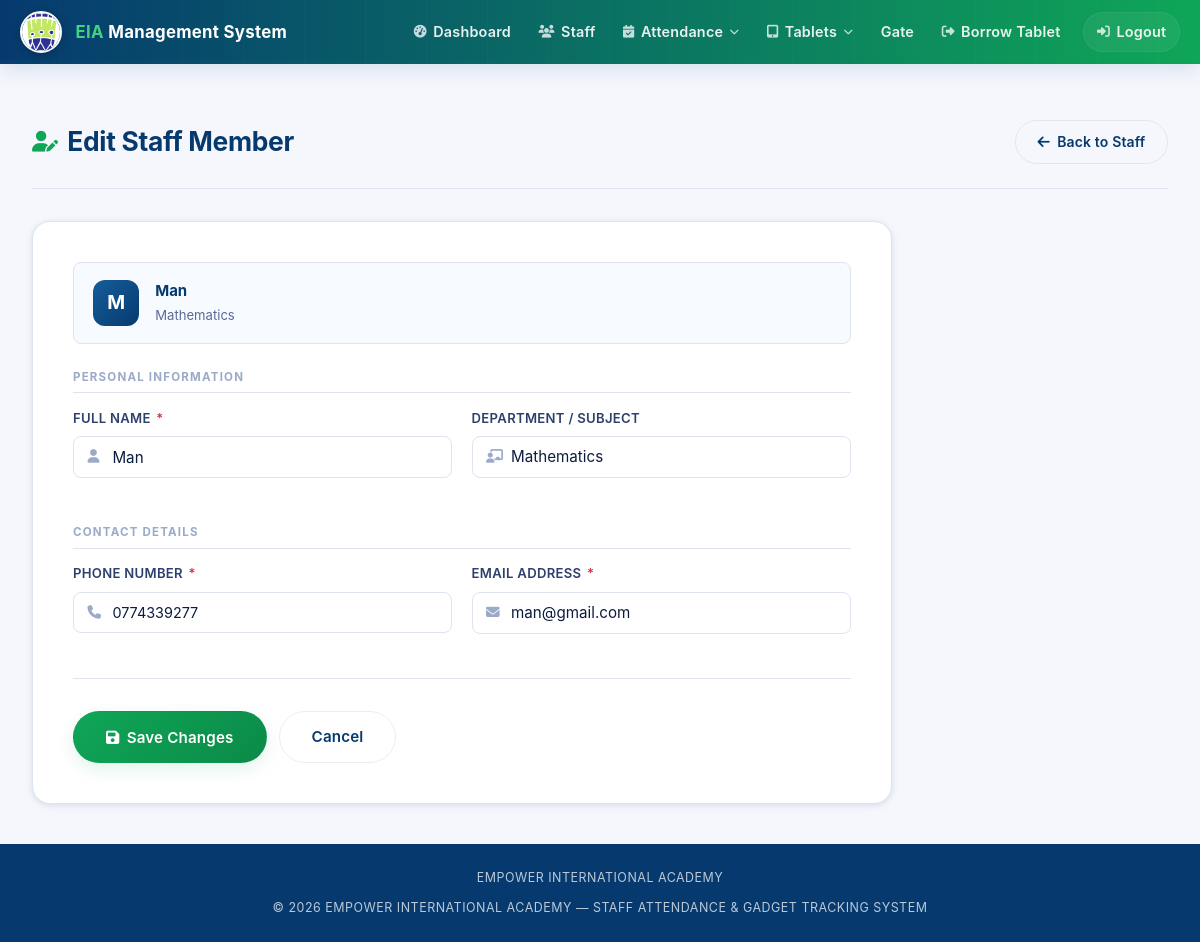
/staff/edit/1 (signed in), run on the app's committed database.
### tables this page shows
CREATE TABLE staff (
            id          INTEGER PRIMARY KEY AUTOINCREMENT,
            name        TEXT    NOT NULL,
            email       TEXT    NOT NULL UNIQUE,
            phone       TEXT,
            department  TEXT,
            is_active   INTEGER DEFAULT 1,
            created_at  TEXT    DEFAULT (datetime('now'))
        );

### app.py (the view, shortened to what this page needs)
@app.route('/staff/edit/<int:staff_id>', methods=['GET', 'POST'])
@login_required
def edit_staff(staff_id):
    with get_db() as conn:
        staff = conn.execute("SELECT * FROM staff WHERE id=?", (staff_id,)).fetchone()
        if not staff:
            flash('Staff not found.', 'danger')
            return redirect(url_for('staff_list'))
    return render_template('edit_staff.html', staff=staff)

### app.py (called while the page is built)
def get_db():
    conn = sqlite3.connect(DB_PATH)
    conn.row_factory = sqlite3.Row
    conn.execute("PRAGMA foreign_keys = ON")
    return conn

def login_required(f):
    @wraps(f)
    def decorated(*args, **kwargs):
        if 'logged_in' not in session:
            flash('Please log in to access this page.', 'warning')
            return redirect(url_for('login'))
        return f(*args, **kwargs)
    return decorated

### eia_system/templates/edit_staff.html (shortened to what this page needs)
{% extends 'base.html' %}
{% block content %}
<div class="page-header">
  <h1><i class="fas fa-user-edit"></i> Edit Staff Member</h1>
  <a href="{{ url_for('staff_list') }}" class="btn btn-outline">
    <i class="fas fa-arrow-left"></i> Back to Staff
  </a>
</div>
<div class="form-card">
  <div class="staff-edit-banner">
    <div class="edit-avatar">{{ staff['name'][0] }}</div>
    <div>
      <strong>{{ staff['name'] }}</strong>
      <span>{{ staff['department'] or 'No department set' }}</span>
    </div>
  </div>
  <form method="POST" action="{{ url_for('edit_staff', staff_id=staff['id']) }}">
    <div class="form-section-label">Personal Information</div>
    <div class="form-row">
      <div class="form-group">
        <label>Full Name <span class="required-star">*</span></label>
        <div class="input-with-icon">
          <input type="text" name="name" class="form-control" value="{{ staff['name'] }}" required/>
        </div>
      </div>
      <div class="form-group">
        <label>Department / Subject</label>
        <div class="input-with-icon">
          <input type="text" name="department" class="form-control" value="{{ staff['department'] or '' }}"/>
        </div>
      </div>
    </div>
    <div class="form-section-label">Contact Details</div>
    <div class="form-row">
      <div class="form-group">
        <label>Phone Number <span class="required-star">*</span></label>
        <div class="input-with-icon">
          <input type="tel" name="phone" class="form-control" value="{{ staff['phone'] or '' }}" required/>
        </div>
      </div>
      <div class="form-group">
        <label>Email Address <span class="required-star">*</span></label>
        <div class="input-with-icon">
          <input type="email" name="email" class="form-control" value="{{ staff['email'] }}" required/>
        </div>
      </div>
    </div>
    <div class="form-divider"></div>
    <div class="form-actions">
      <button type="submit" class="btn btn-primary btn-lg">
        <i class="fas fa-save"></i> Save Changes
      </button>
      <a href="{{ url_for('staff_list') }}" class="btn btn-outline btn-lg">Cancel</a>
    </div>
  </form>
</div>
{% endblock %}

### eia_system/static/css/style.css (style rules this page uses)
:root { --navy: #063a6f; --navy-mid: #09457f; --navy-light: #165d9a; --navy-subtle: #eef4fb; --navy-ghost: #f7fbff; --green: #0fa657; --green-dark: #0b8a48; --green-light: #3fd37f; --green-subtle: #e9f9ef; --white: #ffffff; --surface: #f5f7fd; --surface-alt: #eef1f9; --ink: #0d1b3e; --ink-mid: #2d3f6b; --ink-light: #5a6a96; --ink-ghost: #9aaac8; --ink-rule: #dde3f0; --danger: #d63041; --danger-subtle: #fdedf0; --warning: #e8870a; --warning-subtle:#fef5e7; --info: #2672d4; --info-subtle: #eaf1fd; --shadow-xs: 0 1px 3px rgba(10,31,92,.06), 0 1px 2px rgba(10,31,92,.04); --shadow-sm: 0 2px 8px rgba(10,31,92,.08), 0 1px 4px rgba(10,31,92,.05); --shadow-md: 0 4px 20px rgba(10,31,92,.10), 0 2px 8px rgba(10,31,92,.06); --shadow-lg: 0 12px 40px rgba(10,31,92,.14), 0 4px 16px rgba(10,31,92,.08); --shadow-xl: 0 24px 64px rgba(10,31,92,.18), 0 8px 24px rgba(10,31,92,.10); --radius-xs: 4px; --radius-sm: 8px; --radius: 12px; --radius-lg: 18px; --radius-xl: 24px; --ease: cubic-bezier(.4, 0, .2, 1); --ease-out: cubic-bezier(0, 0, .2, 1); --ease-spring: cubic-bezier(.34, 1.56, .64, 1); --duration: 220ms; --duration-slow: 380ms; --font-display: 'Inter', system-ui, -apple-system, 'Segoe UI', Roboto, 'Helvetica Neue', Arial; --font-body: 'Inter', system-ui, -apple-system, 'Segoe UI', Roboto, 'Helvetica Neue', Arial; }
*, *::before, *::after { box-sizing: border-box; margin: 0; padding: 0; }
html { scroll-behavior: smooth; }
body { font-family: var(--font-body); font-size: 15px; line-height: 1.6; background: var(--surface); color: var(--ink); min-height: 100vh; display: flex; flex-direction: column; -webkit-font-smoothing: antialiased; -moz-osx-font-smoothing: grayscale; }
a { color: inherit; text-decoration: none; }
.form-control, input[type="text"], input[type="email"], input[type="number"], select, textarea { width: 100%; padding: .65rem .9rem; border-radius: var(--radius-sm); border: 1px solid var(--ink-rule); background: var(--white); color: var(--ink); font-size: .95rem; transition: box-shadow var(--duration), border-color var(--duration); }
.btn { display: inline-flex; align-items: center; gap: .45rem; padding: .6rem 1.35rem; border-radius: 999px; font-family: var(--font-body); font-size: .875rem; font-weight: 600; letter-spacing: .15px; cursor: pointer; border: 1.5px solid transparent; transition: background var(--duration) var(--ease), box-shadow var(--duration) var(--ease), transform var(--duration) var(--ease-spring), border-color var(--duration) var(--ease); text-decoration: none; white-space: nowrap; position: relative; overflow: hidden; }
.btn::after { content: ''; position: absolute; inset: 0; background: rgba(255,255,255,0); transition: background var(--duration) var(--ease); }
.btn-primary { background: linear-gradient(135deg, var(--green), var(--green-dark)); color: var(--white); box-shadow: 0 6px 18px rgba(15,158,94,.12); }
.btn-outline { background: transparent; border-color: rgba(13,27,62,.08); color: var(--navy); }
.btn-lg { padding: .8rem 2rem; font-size: .95rem; }
.form-group { margin-bottom: 1.3rem; }
.form-group label { display: block; font-weight: 600; font-size: .82rem; color: var(--ink-mid); margin-bottom: .45rem; letter-spacing: .3px; text-transform: uppercase; }
.form-control { width: 100%; padding: .7rem 1rem; border: 1.5px solid var(--ink-rule); border-radius: var(--radius-sm); font-size: .9rem; font-family: var(--font-body); color: var(--ink); background: var(--white); transition: border-color var(--duration) var(--ease), box-shadow var(--duration) var(--ease); appearance: none; }
.form-control::placeholder { color: var(--ink-ghost); }
.form-row { display: grid; grid-template-columns: 1fr 1fr; gap: 1.2rem; }
.form-actions { display: flex; gap: .75rem; margin-top: 2rem; }
.form-card { background: var(--white); border-radius: var(--radius-lg); padding: 2.5rem; max-width: 860px; box-shadow: var(--shadow-sm); border: 1px solid var(--ink-rule); }
.page-header { display: flex; justify-content: space-between; align-items: flex-start; margin-bottom: 2rem; flex-wrap: wrap; gap: 1rem; padding-bottom: 1.5rem; border-bottom: 1px solid var(--ink-rule); }
.page-header h1 { font-family: var(--font-display); font-size: 1.65rem; font-weight: 700; color: var(--navy); letter-spacing: -.3px; display: flex; align-items: center; gap: .6rem; }
.page-header h1 i { font-size: 1.3rem; color: var(--green); }

### data on the page
staff: name "M", name "Man", department "Mathematics", phone "0774339277", email "man@gmail.com"
